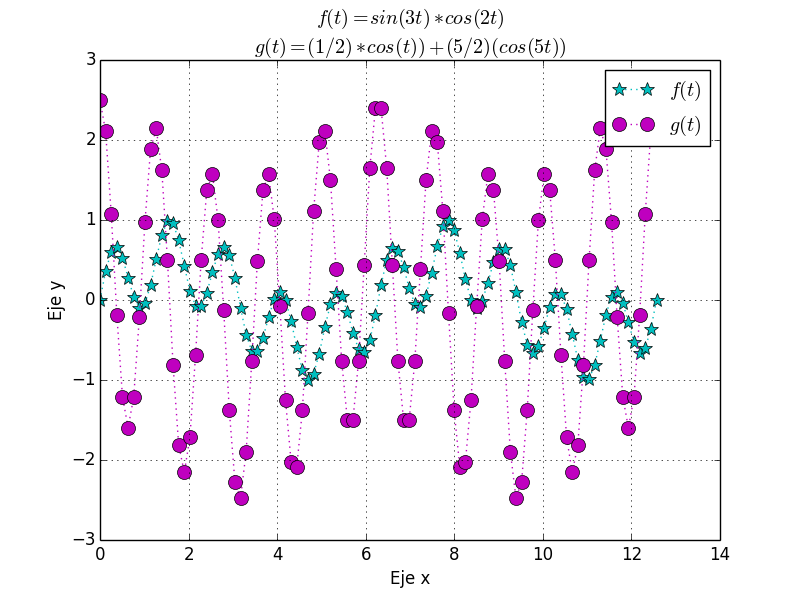

The Python source for this figure:
import matplotlib.pyplot as plt
import numpy as np

t= np.linspace(0,4*np.pi,100)
def f5(t):
    return (np.sin(3*t)*(np.cos(2*t)))
plt.plot(t,f5(t),'*:c', ms=10)
plt.title('$f(t)=sin(3t)*cos(2t)$\n$g(t)=(1/2)*cos(t))+(5/2)(cos(5t))$')
plt.ylabel('Eje y')
plt.xlabel('Eje x')

def g2(t):
    return (0.5*np.cos(t)+(5/2)*np.cos(5*t))
plt.plot(t,g2(t),'o:m', ms =10)
plt.legend(['$f(t)$','$g(t)$'])
plt.grid(True)
plt.show()
